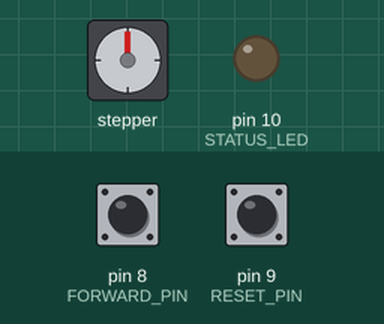
Simulated run of this sketch. Board: Arduino Uno, built with avr-gcc and run on an emulated ATmega328P. On the bench: stepper motor, output pins drawn as LEDs (lit = HIGH). Wiring (inferred from the names in the program): stepper motor (2048 steps per turn assumed): coils pin 2, pin 3, pin 4, pin 5. Dashed ring = blinking. The test bench sets the inputs (shaded band); at power-on: pin 8 (FORWARD_PIN) LOW, pin 9 (RESET_PIN) LOW. Pins used as bus, display or sensor lines are not drawn.

Above: at 1.2 s.
1.3 s: pin 8 (FORWARD_PIN) driven HIGH
At 1.45 s:
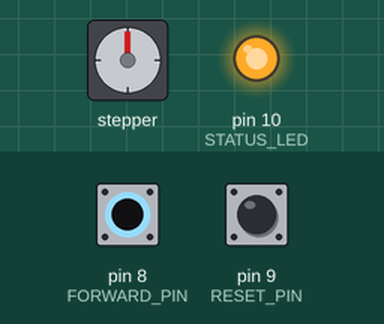
4.3 s: pin 8 (FORWARD_PIN) driven LOW
At 5.6 s:
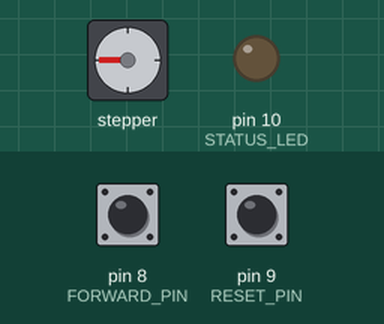
5.9 s: pin 9 (RESET_PIN) pulled HIGH for 0.15 s
At 6.05 s:
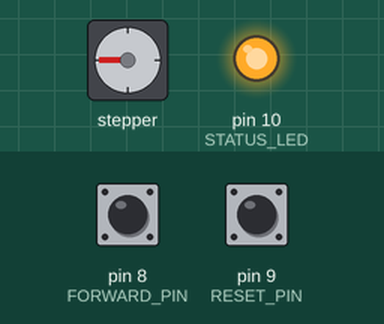
9.0 s: pin 9 (RESET_PIN) pulled HIGH for 1 s
At 9.8 s:
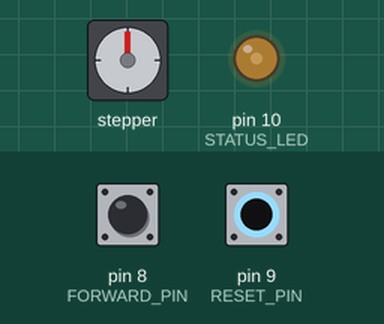
11.5 s: pin 8 (FORWARD_PIN) driven HIGH
At 11.95 s:
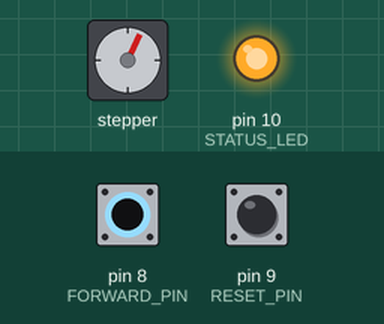
14.5 s: pin 8 (FORWARD_PIN) pulsed LOW 5 times (0.12 s each, 0.3 s apart)
At 15.3 s:
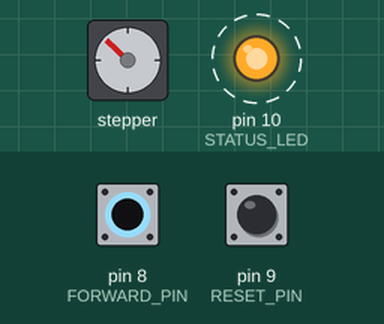
Timing chart, 0 to 22.4 s (numbered marks = the images above; inputs shaded):
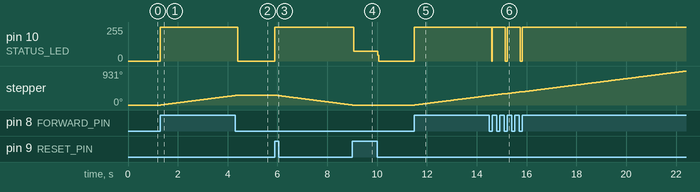

The sketch:

arduino-stepper.ino
```cpp
// Using the S8BYJ-48 Stepper motor, and UNL-2003 driver board
#define A 2
#define B 3
#define C 4
#define D 5
#define NUMBER_OF_STEPS_PER_REV 512
#define STEP_CHUNK_SIZE 8 // Adjust for a greater/smaller turn per button press
#define DRIVER_DELAY 2 // Found to be the minimum time a coarse step will work
const int MOTOR_COILS[]={8,12,4,6,2,3,1,9};

#define FORWARD_PIN 8
#define RESET_PIN 9
#define STATUS_LED 10

int gStepsSoFar = 0;
int gStepsPerPress = NUMBER_OF_STEPS_PER_REV / STEP_CHUNK_SIZE;

void setup() {
  pinMode(A,OUTPUT);
  pinMode(B,OUTPUT);
  pinMode(C,OUTPUT);
  pinMode(D,OUTPUT);

  pinMode(FORWARD_PIN, INPUT);
  pinMode(RESET_PIN, INPUT);
  pinMode(STATUS_LED, OUTPUT);
  Serial.begin(9600);
}

void loop() {

  if (digitalRead(RESET_PIN) > 0){
    // Reset to the position we started in
    digitalWrite(STATUS_LED, HIGH);
    while (gStepsSoFar >= 0){
      binaryCoarseStep(true);
      gStepsSoFar --;
    }
    digitalWrite(STATUS_LED, LOW);
  }
  else if (digitalRead(FORWARD_PIN) > 0){
    digitalWrite(STATUS_LED, HIGH);
    // Step around in grouped increments
    for (int i = 0; i<gStepsPerPress; i++){
      binaryCoarseStep(false);
    }
    gStepsSoFar+=gStepsPerPress;
    if(gStepsSoFar > NUMBER_OF_STEPS_PER_REV){
      // We have performed a full rotation, subtract this
      gStepsSoFar = gStepsSoFar - NUMBER_OF_STEPS_PER_REV;
    }
    digitalWrite(STATUS_LED, LOW);
  }

}

void writeBinaryStepper(int b){
  digitalWrite(A, (b >> 3) & 1);
  digitalWrite(B, (b >> 2) & 1);
  digitalWrite(C, (b >> 1) & 1);
  digitalWrite(D, (b >> 0) & 1);
}

void binaryFineStep(bool reverse){
  /* We can make the motor move with binary bitshifts
  * Uses up to two coils at a time.
  * 1000
  * 1100
  * 0100
  * 0110
  * etc etc
  * as defined in MOTOR_COILS
  */
  if (reverse){
    int i = 7;
    while (i >= 0){
      writeBinaryStepper(MOTOR_COILS[i]);
      delay(DRIVER_DELAY);
      i--;
    }
  }

  else{
    int i = 0;
    while (i < 8){
      writeBinaryStepper(MOTOR_COILS[i]);
      delay(DRIVER_DELAY);
      i++;
    }
  }
}

void binaryCoarseStep(bool reverse){
  // Coarser steps, use one coil at a time
  if(reverse){
    int i = 7;
    while (i >= 0){
      writeBinaryStepper(MOTOR_COILS[i]);
      delay(DRIVER_DELAY);
      i-=2;
    }
  }
  else{
    int i = 1;
    while (i < 8){
      writeBinaryStepper(MOTOR_COILS[i]);
      delay(DRIVER_DELAY);
      i+=2;
    }
  }
}
```

Measured:
- after the input at 1.3 s, pin 10 (STATUS_LED): 0/255 → 255/255 at once; stepper: keeps turning clockwise at about 88°/s, starting at once
- after the input at 4.3 s, pin 10 (STATUS_LED): 255/255 → 0/255 after 0.11 s; stepper: goes on until 4.4 s, then stays 269°
- after the input at 5.9 s, pin 10 (STATUS_LED): 0/255 → 255/255 at once; stepper: keeps turning counter-clockwise at about 88°/s, starting at once
- after the input at 9.0 s, pin 10 (STATUS_LED): 255/255 → 75/255 after 0.06 s, → 0/255 0.96 s later
- after the input at 11.5 s, pin 10 (STATUS_LED): 0/255 → 255/255 at once; stepper: keeps turning clockwise at about 87°/s, starting at once
- after the input at 14.5 s, pin 10 (STATUS_LED): alternates 255/255 for 0.52 s and 0/255 for 0.08 s, 4 changes in all, then stays 255/255, starting after 0.64 s
